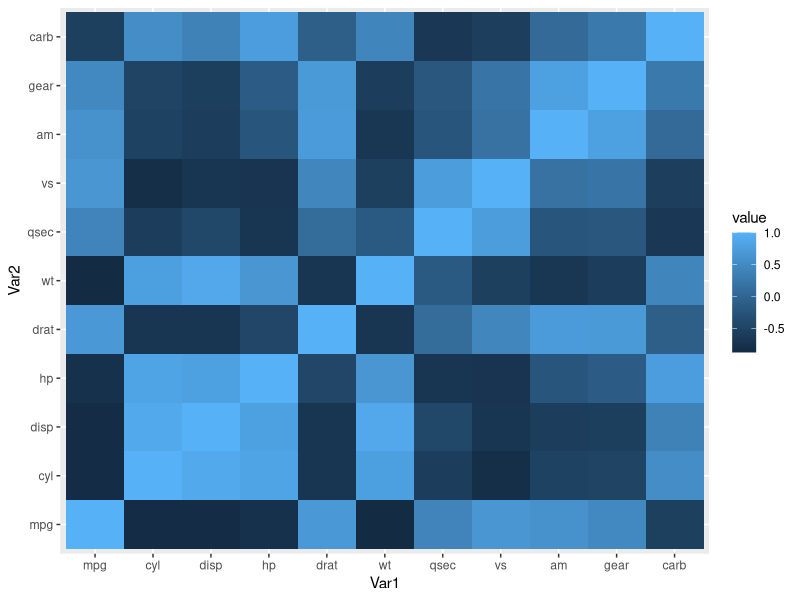
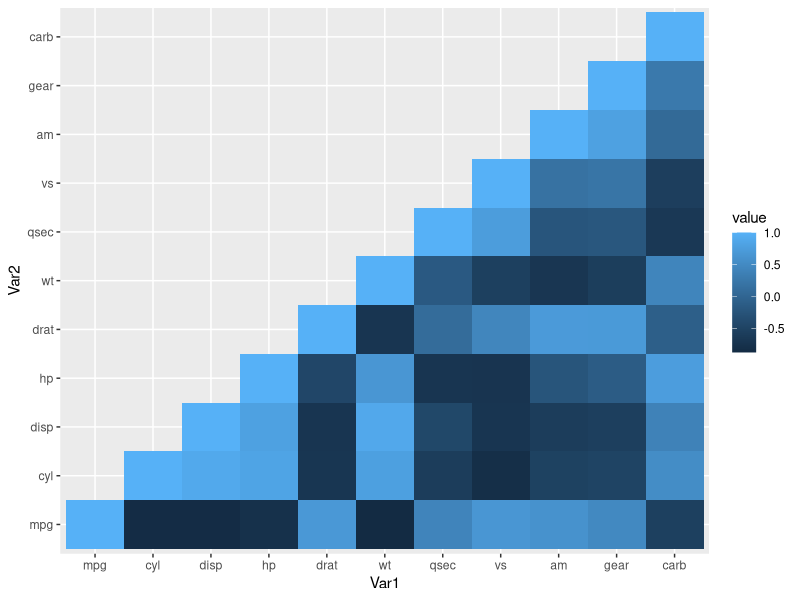
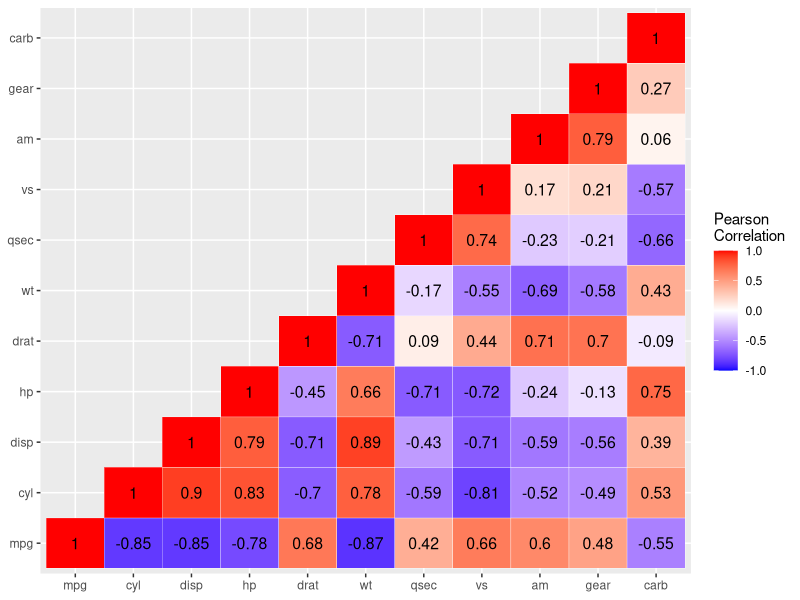

Source code (R) for these figures, in order:
## ---- chunk 1
knitr::opts_chunk$set(echo = TRUE)
## ---- chunk 2
library(reshape2)
library(ggplot2)
## ---- chunk 3
mtcars_cor = round(cor(mtcars),2)
head(mtcars_cor)

melted_mtcars = melt(mtcars_cor)
head(melted_mtcars)
## ---- chunk 4
p1 = ggplot(data = melted_mtcars, aes(x=Var1, y=Var2, fill=value)) + 
  geom_tile()

p1
## ---- chunk 5
cuthalf = function(cuthalf){
    cuthalf[upper.tri(cuthalf)]<- NA
    return(cuthalf)
}

halfmtcars = cuthalf(mtcars_cor)
halfmtcars
## ---- chunk 6
melted_mtcars = melt(halfmtcars,na.rm=TRUE)

p2 = ggplot(data = melted_mtcars, aes(x=Var1, y=Var2, fill=value)) + 
  geom_tile()
p2
## ---- chunk 7
p3 = ggplot(data = melted_mtcars, aes(x=Var1, y=Var2, fill=value)) + 
geom_tile(color="white")+scale_fill_gradient2(low = "blue", high = "red", mid = "white", 
midpoint = 0, limit = c(-1,1), space = "Lab", 
name="Pearson\nCorrelation") + theme(axis.title.x = element_blank(),axis.title.y = element_blank())+ geom_text(aes(Var1, Var2, label = value), color = "black", size = 4)
p3
